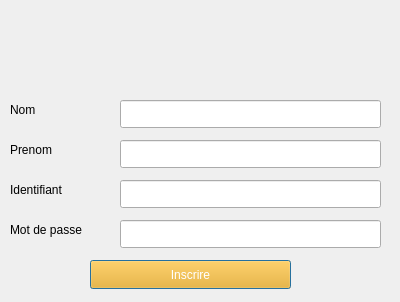
<?xml version="1.0" encoding="UTF-8"?>
<ui version="4.0">
 <class>adduser</class>
 <widget class="QDialog" name="adduser">
  <property name="geometry">
   <rect>
    <x>0</x>
    <y>0</y>
    <width>400</width>
    <height>302</height>
   </rect>
  </property>
  <property name="windowTitle">
   <string>Dialog</string>
  </property>
  <widget class="QLabel" name="label">
   <property name="geometry">
    <rect>
     <x>90</x>
     <y>20</y>
     <width>231</width>
     <height>61</height>
    </rect>
   </property>
   <property name="text">
    <string/>
   </property>
  </widget>
  <widget class="QLineEdit" name="lineEdit">
   <property name="geometry">
    <rect>
     <x>120</x>
     <y>100</y>
     <width>261</width>
     <height>28</height>
    </rect>
   </property>
  </widget>
  <widget class="QLabel" name="label_2">
   <property name="geometry">
    <rect>
     <x>10</x>
     <y>100</y>
     <width>63</width>
     <height>20</height>
    </rect>
   </property>
   <property name="text">
    <string>Nom</string>
   </property>
  </widget>
  <widget class="QLabel" name="label_3">
   <property name="geometry">
    <rect>
     <x>10</x>
     <y>140</y>
     <width>63</width>
     <height>20</height>
    </rect>
   </property>
   <property name="text">
    <string>Prenom</string>
   </property>
  </widget>
  <widget class="QLabel" name="label_4">
   <property name="geometry">
    <rect>
     <x>10</x>
     <y>180</y>
     <width>71</width>
     <height>20</height>
    </rect>
   </property>
   <property name="text">
    <string>Identifiant</string>
   </property>
  </widget>
  <widget class="QLabel" name="label_5">
   <property name="geometry">
    <rect>
     <x>10</x>
     <y>220</y>
     <width>101</width>
     <height>20</height>
    </rect>
   </property>
   <property name="text">
    <string>Mot de passe</string>
   </property>
  </widget>
  <widget class="QLineEdit" name="lineEdit_2">
   <property name="geometry">
    <rect>
     <x>120</x>
     <y>140</y>
     <width>261</width>
     <height>28</height>
    </rect>
   </property>
  </widget>
  <widget class="QLineEdit" name="lineEdit_3">
   <property name="geometry">
    <rect>
     <x>120</x>
     <y>180</y>
     <width>261</width>
     <height>28</height>
    </rect>
   </property>
  </widget>
  <widget class="QLineEdit" name="lineEdit_4">
   <property name="geometry">
    <rect>
     <x>120</x>
     <y>220</y>
     <width>261</width>
     <height>28</height>
    </rect>
   </property>
  </widget>
  <widget class="QPushButton" name="pushButton">
   <property name="geometry">
    <rect>
     <x>90</x>
     <y>260</y>
     <width>201</width>
     <height>29</height>
    </rect>
   </property>
   <property name="styleSheet">
    <string notr="true">color: rgb(255, 255, 255);
background-color: rgb(255, 170, 0);</string>
   </property>
   <property name="text">
    <string>Inscrire</string>
   </property>
  </widget>
 </widget>
 <resources/>
 <connections/>
</ui>
